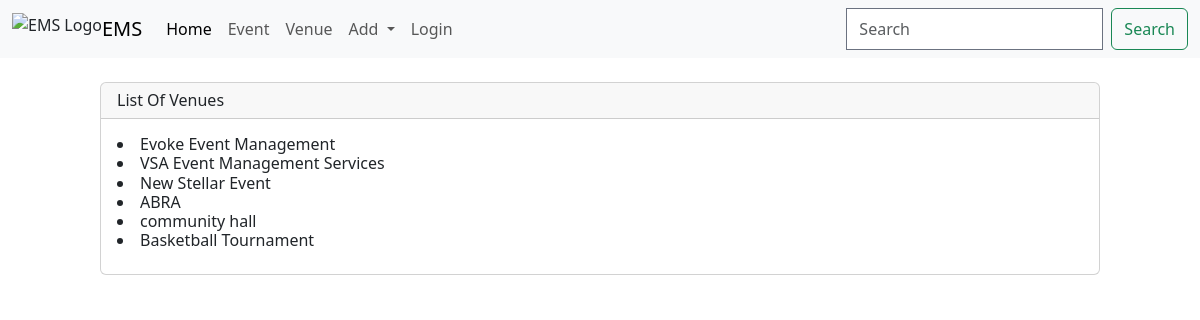
The app's page /ems/venues, older data.
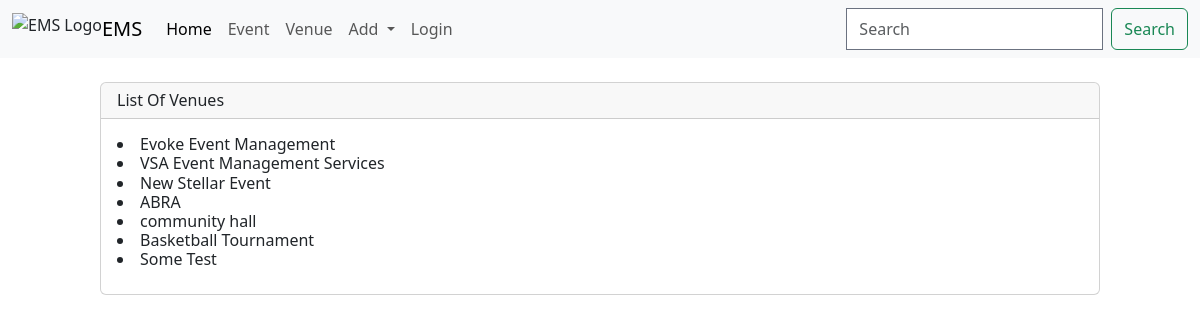
The same page, newer data.
### ems/models.py (models this page shows, shortened)
class Venue(models.Model):
    name = models.CharField('Venue Name', max_length=120)
    address = models.TextField('Address', max_length=300)
    zip_code = models.CharField('Zip Code', max_length=6)
    phone_no = models.CharField('Phone Number', max_length=15)
    web = models.URLField('Website',blank=True)
    email_address = models.EmailField('Email Address', blank=True)

### ems/views.py (the view)
# urls.py: path('venues', views.venue_list, name = 'venue-list'),
def venue_list(request):
    venues = Venue.objects.all()
    return render(request, 'venue_list.html', {'venues':venues})

### ems/templates/venue_list.html (shortened to what this page needs)
{% extends "base_layout.html" %}
{% block content %}
    <br>
        <div class="card">
            <div class="card-header">
                <h2>List Of Venues</h2>
            </div>
            <div class="card-body">
                <h3 class="card-title">
                    {% for venue in venues %}
                    <li>
                        <a href="{% url "venue-details" venue.id%}" onmouseover="this.style.color='orange';" onmouseout="this.style.color='';"> {{venue.name}}</a>
                    </li>
                    {% endfor %}
                </h3>
            </div>
        </div>
        <br>
{% endblock  %}

Row changes from the older to the newer data that the page shows:
added Venue: name "Some Test"
